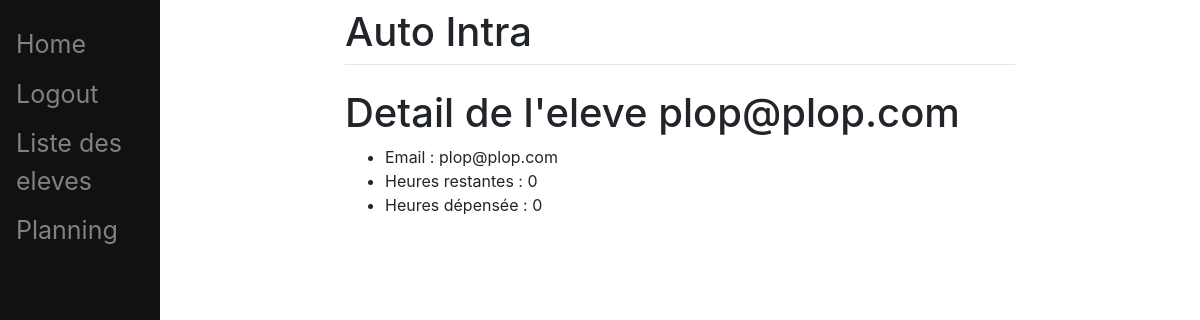
The page /students/detail/3/ (signed in) on the database its author committed.
### main/models.py (models this page shows, shortened)
class CustomUser(AbstractBaseUser, PermissionsMixin):
    email = models.EmailField(_('email address'), unique=True)
    is_staff = models.BooleanField(default=False)
    is_active = models.BooleanField(default=True)
    date_joined = models.DateTimeField(default=timezone.now)
    role = models.CharField(max_length=50)
    USERNAME_FIELD = 'email'
    REQUIRED_FIELDS = []
    objects = CustomUserManager()

class Student(models.Model):
    profile= models.ForeignKey(CustomUser, related_name="students", on_delete=models.CASCADE)
    remaining_hour = models.IntegerField(default=0)
    done_hour = models.IntegerField(default=0)

### main/views.py (the view)
# urls.py: path("students/detail/<int:student_id>/", views.studentDetail, name="studentDetail"),
def studentDetail(response,student_id):
    profile = response.user
    student = get_object_or_404(CustomUser, pk=student_id)
    return render(response, 'main/studentDetail.html', {'student': student,"profile":profile})

### main/templates/main/studentDetail.html (shortened to what this page needs)
{% extends 'main/base.html' %}
{% block content %}
{% if profile.role == "['SE']" or profile.role == "['IN']" or profile.role == "AD" or profile.id == student.id %}
    <h1>Detail de l'eleve {{student.email}}</h1>
    <ul>
        <li>Email : {{student.email}}</li>
    {% for student in student.students.all %}
        <form action="/students/add_hour/{{student.id}}/" method="POST">
            <li> Heures restantes : {{student.remaining_hour}}
        </form>
        <li> Heures dépensée : {{student.done_hour}} </li>
    {% endfor %}
    </ul>
{% else %}
    <h3>Vous n'avez pas accés a cette page</h3>
{% endif %}
{% endblock %}

### rows shown on the page
CustomUser: email "plop@plop.com"
Student: remaining_hour "0", done_hour "0"
